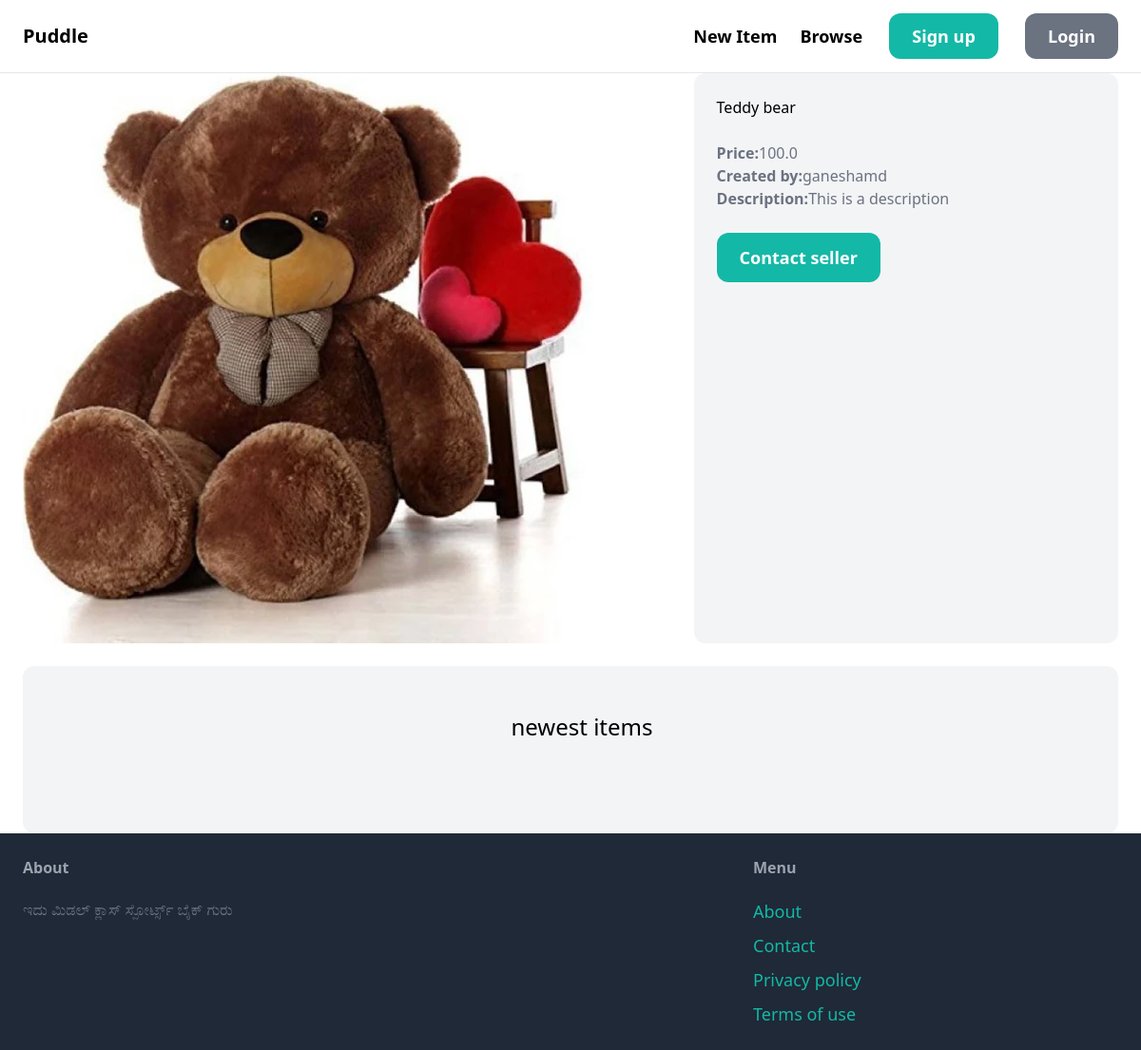
/items/1, run on an earlier commit of the app's database.
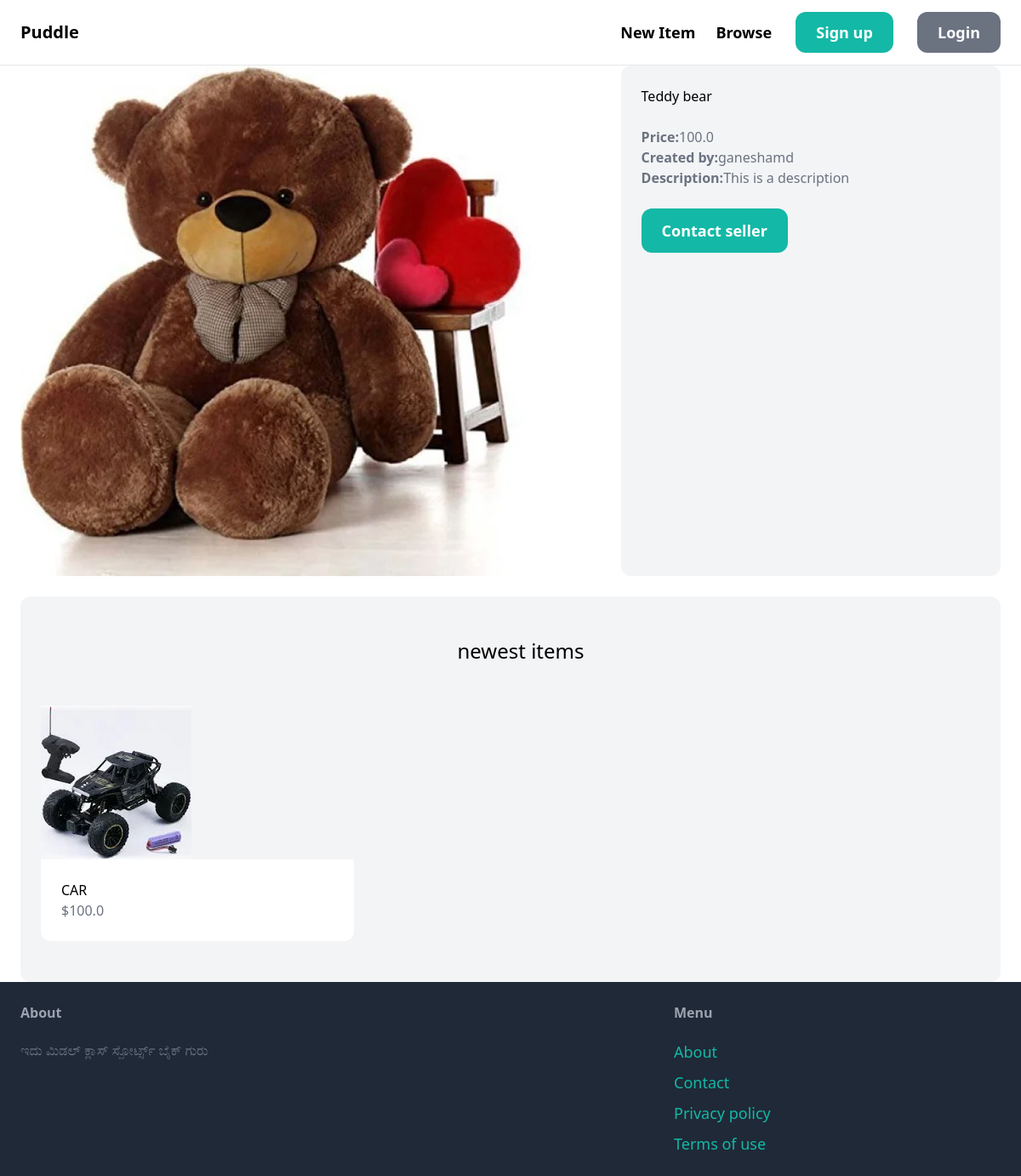
And on a later commit of the database.
### core/models.py (models this page shows, shortened)
class Item(models.Model):
    category = models.ForeignKey(Category,related_name='items',on_delete=models.CASCADE)
    name = models.CharField(max_length=255)
    description = models.TextField(blank=True,null=True)
    price = models.FloatField()
    image = models.ImageField(upload_to='item_images',blank=True,null=True)
    is_sold = models.BooleanField(default=False)
    created_at = models.DateField(auto_now_add=True)
    created_by = models.ForeignKey(User,related_name='items',on_delete=models.CASCADE)

### item/views.py (the view)
# urls.py: path('<int:pk>',views.detail,name='detail'),
def detail(request, pk):
    item = get_object_or_404(Item, pk = pk)
    related_items = Item.objects.filter(category=item.category, is_sold=False).exclude(pk=pk)[0:3]
    context = {'item':item,'related_items':related_items}
    return render(request,'item/detail.html',context)

### item/templates/item/detail.html (shortened to what this page needs)
{%extends 'base.html'%}
{%block content%}
    <div class="grid grid-cols-5 gap-6">
        <div class='col-span-3'>
            <img src="{{item.image.url}}" class="rounded-xl">
        </div>
        <div class="col-span-2 p-6 bg-gray-100 rounded-xl">
            <h1 class="mb-6 text2xl">{{item.name}}<h1>
            <p class="text-gray-500"><strong>Price:</strong>{{item.price}}</p>
            <p class="text-gray-500"><strong>Created by:</strong>{{item.created_by}}</p>
            {%if item.description %}
            <p class="text-gray-500"><strong>Description:</strong>{{item.description}}<p>
            {%endif%}
            <a href="#" class="inline-block mt-6 px-6 py-3 text-lg font-semibold bg-teal-500 text-white rounded-xl hover:bg-teal-700">Contact seller</a>
        </div>
    </div>
    <div class="mt-6 ps-6 py-12 bg-gray-100 rounded-xl">
        <h2 class="mb-12 text-2xl text-center">newest items</h2>
        <div class="grid grid-cols-3 gap-3">
            {%for item in related_items%}
                <div>
                    <a href="{%url 'item:detail' item.id%}">
                        <div>
                            <img src="{{item.image.url}}" class="rounde-t-xl">
                        </div>
                        <div class="p-6 bg-white rounded-b-xl">
                            <h2 class-"text-2xl">{{item.name}}</h2>
                            <p class="text-gray-500">${{item.price}}</p>
                        </div>
                    </a>
                </div>
            {% endfor %}
        </div>
    </div>
{%endblock content%}

What changed in the data, as far as the page shows it:
added Item: image (picture), name "CAR", price "100.0"
